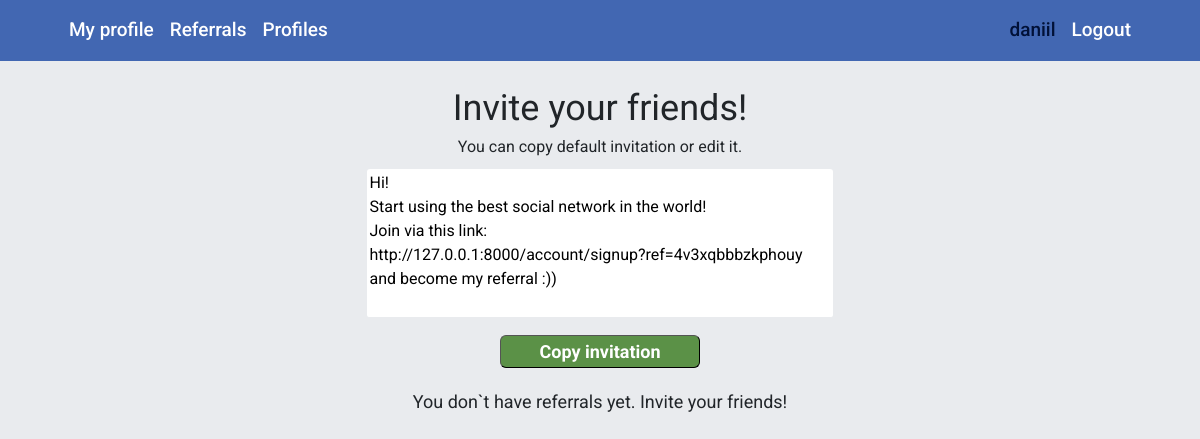
Before: /referrals/ (signed in) with the older database file.
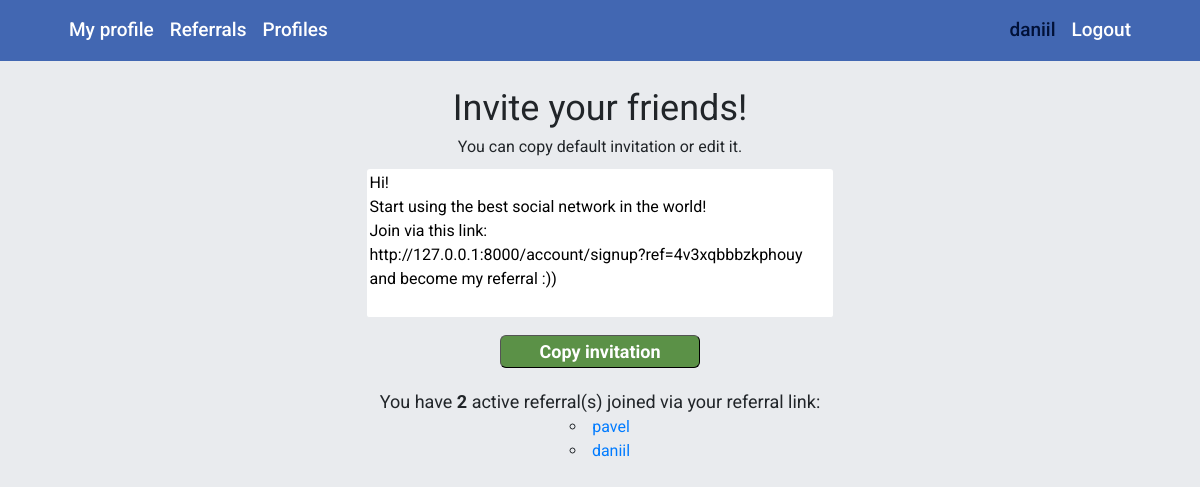
After: the same page with the newer database file.
### referrals/models.py (models this page shows)
class Referral(models.Model):
    timestamp = models.DateTimeField(auto_now=False, auto_now_add=True)
    referrer = models.ForeignKey(User, on_delete=models.CASCADE, related_name='user_referrers')
    referral = models.OneToOneField(User, on_delete=models.CASCADE)

### referrals/views.py (the view)
# urls.py: path('', referral_view, name='referrals'),
@login_required()
def referral_view(request):
    ref_list = request.user.user_referrers.all()
    ref_count = ref_list.count()
    context = {
        'ref_count': ref_count,
        'ref_list': ref_list,
    }
    return render(request, "referrals.html", context)

### templates/referrals.html (shortened to what this page needs)
{% extends "base.html" %}
{% load static %}
{% block content %}
<div class="container">
    <div class="row justify-content-center">
        <div class="col-auto ">
            <div class="invite-block">
                <span>Invite your friends! </span>
                <p>You can copy default invitation or edit it.</p>
<textarea class="invite-text" rows="6" cols="38">Hi!
Start using the best social network in the world!
Join via this link:
http://127.0.0.1:8000/account/signup?ref={{ user.profile.ref_code }}
and become my referral :))
</textarea>
                <button class="copy-invite">Copy invitation</button>
            </div>
        <div class="referral-list">
            {% if not ref_count %}
            <p>You don`t have referrals yet. Invite your friends!</p>
            {% else %}
            <p>You have <b>{{ ref_count }}</b> active referral(s) joined via your referral link:</p>
                <ul>
                {% for ref in ref_list %}
                        <li><a href="http://127.0.0.1:8000/profiles/{{ ref.referral.profile.id }}">{{ ref.referral }}</a></li>
                {% endfor %}
                </ul>
            {% endif %}
        </div>
        </div>
    </div>
</div>
{% endblock content %}

Changed rows visible on the page:
added Referral: referral "pavel"
added Referral: referral "daniil"
Other visible differences:
{{ ref_count }}: (not shown) → "2"
text no longer shown: "You don`t have referrals yet. Invite your friends!"
text now shown: "You have active referral(s) joined via your referral link:"
